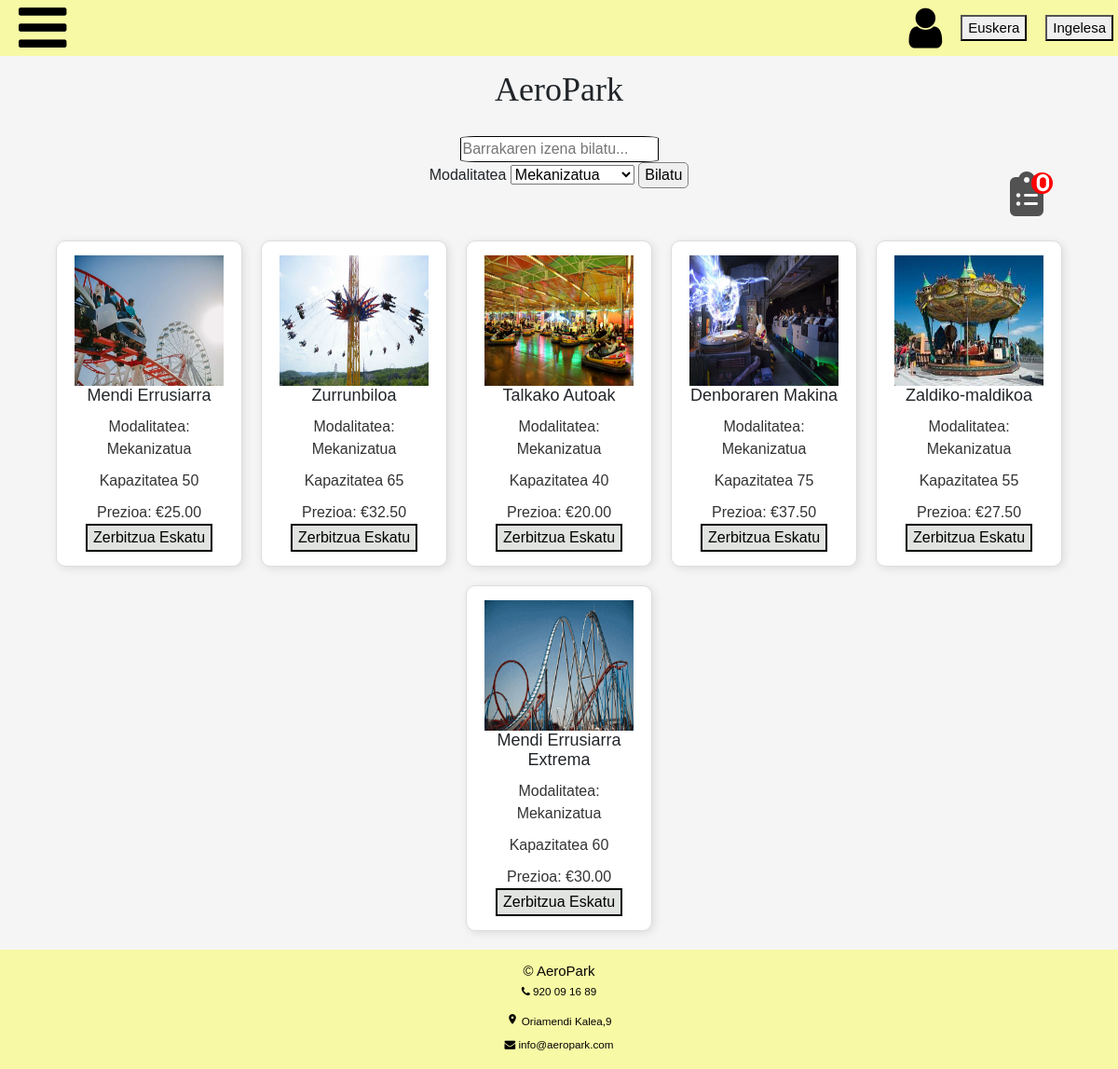
The app's page /web/zerbitzuOrria/zerbitzuOrria.php?modalitatea=Mekanizatua with its own data.
### tables this page shows
CREATE TABLE `barraka` (
  `idBarraka` int NOT NULL AUTO_INCREMENT,
  `izena` varchar(45) NOT NULL,
  `modalitatea` enum('Mekanizatua','Uretakoa','Teknologiazkoa','Beldurrezkoa','Ikuskizunezkoa') NOT NULL,
  `kapazitatea` int NOT NULL,
  `prezioa` double NOT NULL,
  `irudia` varchar(100) DEFAULT NULL,
  `Langilea_idLangilea` int NOT NULL,
  PRIMARY KEY (`idBarraka`),
  KEY `fk_Barraka_Langilea1_idx` (`Langilea_idLangilea`),
  CONSTRAINT `fk_Barraka_Langilea1` FOREIGN KEY (`Langilea_idLangilea`) REFERENCES `langilea` (`idLangilea`)
);

### web/zerbitzuOrria/zerbitzuOrria.php (the view, shortened to what this page needs)
<?php
 require_once("../header/header.php");
$conn = konexioaSortu();
require_once("../konfigurazioa/layoutTop.php");
$modalitatea = isset($_GET['modalitatea']) ? $conn->real_escape_string($_GET['modalitatea']) : '';
$bilatu = isset($_GET["izenaBilatu"]) ? htmlspecialchars($_GET["izenaBilatu"]) : '';
$sql = "SELECT izena, modalitatea, kapazitatea, prezioa, irudia FROM barraka";
if (!empty($modalitatea)) {
    $sql .= " WHERE modalitatea = '$modalitatea'";
}
$emaitza = $conn->query($sql);
?>
<html>
<head>
    <?php require_once("../head.php"); ?>
</head>
<body>
    <div class="content-osoa">
        <h1 id="enpresaIzena">AeroPark</h1>
        <form id="filtro" method="GET" action="zerbitzuOrria.php">
            <input type="text" name="izenaBilatu" placeholder="Barrakaren izena bilatu..." /><br>
            <label for="modalitatea">Modalitatea</label>
            <select id="modalitatea" name="modalitatea">
                <?php
                $modalitateasql = "SELECT DISTINCT modalitatea FROM barraka";
                $modalitateaResult = $conn->query($modalitateasql);
                while ($modalitateaRow = $modalitateaResult->fetch_assoc()) {
                    $selected = ($modalitatea == $modalitateaRow['modalitatea']) ? 'selected' : '';
                    echo "<option value='" . htmlspecialchars($modalitateaRow['modalitatea']) . "' $selected>" . htmlspecialchars($modalitateaRow['modalitatea']) . "</option>";
                }
                ?>
            </select>
            <button id="botoia" type="submit">Bilatu</button>
        </form>
        <div id="barrakaErreserba-ikonoa">
            <a href="barrakaErreserba.php">
                <i class="fa fa-clipboard-list" id="barrakaErreserba">
                    <span id="erreserba-kopurua">0</span>
                </i>
            </a>
        </div>
        <div id="zerbitzuak">
            <?php
            if ($emaitza->num_rows > 0) {
                while ($row = $emaitza->fetch_assoc()) {
                    if (strpos(strtolower($row["izena"]), strtolower($bilatu)) !== false) {
                        $barrakaIzena = $row["izena"];
                        $barrakaIrudi = "../CSS+Irudiak/BarrakaIrudiak/" . $row["irudia"];
                        echo "<div class='barraka'>";
                        echo "<img src='" . $barrakaIrudi . "' height='140px' width='160px' alt='" . htmlspecialchars($barrakaIzena) . "'>";
                        echo "<h3>" . htmlspecialchars($row["izena"]) . "</h3>";
                        echo "<p>Modalitatea: " . htmlspecialchars($row["modalitatea"]) . "</p>";
                        echo "<p>Kapazitatea " . htmlspecialchars($row["kapazitatea"]) . "</p>";
                        echo "<p>Prezioa: €" . number_format($row["prezioa"], 2) . "</p>";
                        echo "<button class='zerbitzuEskatu' data-izena='" . htmlspecialchars($row["izena"]) . "' data-prezioa='" . $row["prezioa"] . "'>Zerbitzua Eskatu</button>";
                        echo "</div>";
                    }
                }
            } else {
                echo "<p>Ez dago barrakarik.</p>";
            }
            ?>
        </div>
    </div>
    <?php require_once("../footer.php"); ?>
</body>
</html>

### web/header/header.css (style rules this page uses)
body { top: 0px !important; position: relative !important; }

### web/CSS+Irudiak/css.css (style rules this page uses)
body { font-family: Arial, Helvetica, sans-serif; margin: 0; display: grid; grid-template-rows: auto 1fr auto; min-height: 100vh; background-color: rgb(231, 228, 228); background-color: var(--mainColor); top: 0px !important; padding: 0; }
#enpresaIzena { text-align: center; font-family: Georgia, 'Times New Roman', Times, serif; font-size: 36px; margin-top: 15px; }
a { text-decoration: none; color: black; }
form { padding: 20px; }
input { border: 1px solid black; border-radius: 8%; }
label { font-size: 16px; }
.content-osoa { transform: translateY(0) !important; transition: none !important; }
#zerbitzuak { display: flex; flex-wrap: wrap; gap: 20px; padding: 20px; justify-content: center; }
.barraka { border: 1px solid #ddd; padding: 15px; border-radius: 10px; box-shadow: 2px 2px 10px rgba(0, 0, 0, 0.1); width: 200px; text-align: center; background: #fff; }
.barraka h3 { margin: 0; font-size: 18px; }
.barraka p { color: #333; font-size: 16px; margin: 10px 0 0; }
.zerbitzuEskatu { background-color: rgb(224, 227, 224); border: 2px solid black; }
#barrakaErreserba-ikonoa { position: fixed; top: 165px; right: 40px; font-size: 18px; }
#barrakaErreserba { color: rgb(82, 82, 82); cursor: pointer; font-size: 1.8em; }
#erreserba-kopurua { position: absolute; top: 0; left: 65%; background: red; color: white; font-size: 14px; font-weight: bold; border-radius: 50%; width: 18px; height: 18px; display: flex; justify-content: center; align-items: center; }
@media screen and (min-width: 480px) { #filtro { text-align: center; } }
@media screen and (min-width: 480px) { #botoia { border-radius: 5px; border: 1px solid grey; } }
@media screen and (min-width: 480px) { #barrakaErreserba-ikonoa { top: 125px; right: 80px; font-size: 24px; } }
@media screen and (min-width: 480px) { #barrakaErreserba { font-size: 2em; } }
@media screen and (min-width: 480px) { #erreserba-kopurua { font-size: 20px; border-radius: 50%; width: 23px; height: 23px; } }

### records on screen
barraka: irudia (picture), izena "Mendi Errusiarra", modalitatea "Mekanizatua", kapazitatea "50", prezioa "25.00"
barraka: irudia+izena (picture), izena "Zurrunbiloa", modalitatea "Mekanizatua", kapazitatea "65", prezioa "32.50"
barraka: irudia (picture), izena "Talkako Autoak", modalitatea "Mekanizatua", kapazitatea "40", prezioa "20.00"
barraka: irudia (picture), izena "Denboraren Makina", modalitatea "Mekanizatua", kapazitatea "75", prezioa "37.50"
barraka: irudia (picture), izena "Zaldiko-maldikoa", modalitatea "Mekanizatua", kapazitatea "55", prezioa "27.50"
barraka: irudia (picture), izena "Mendi Errusiarra Extrema", modalitatea "Mekanizatua", kapazitatea "60", prezioa "30.00"

### other values on screen
form field modalitatea "Mekanizatua"
